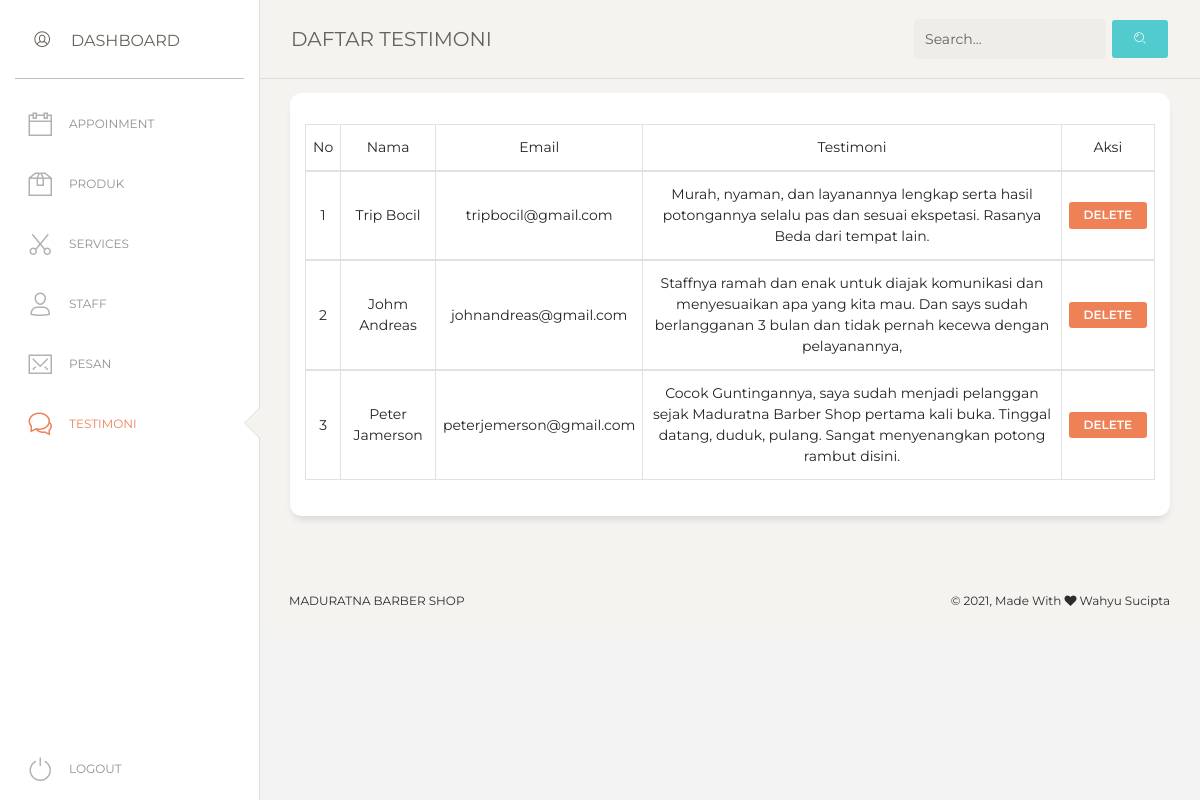
/admin/testimoni/view.php (signed in), run on the app's committed database.
### tables this page shows
CREATE TABLE `tb_testimoni` (
  `id_testi` int(11) NOT NULL,
  `nama` varchar(50) NOT NULL,
  `email` varchar(50) NOT NULL,
  `testimoni` text NOT NULL
);

### admin/testimoni/view.php (the view, shortened to what this page needs)
<?php
    require_once "../../config/conn.php";
    if(isset($_POST['search'])){
        $a = $_POST['keyword'];
        $query = mysqli_query($conn, "SELECT * FROM tb_testimoni WHERE nama LIKE '%$a%'");
    }
    else{
        $query = mysqli_query($conn, "SELECT * FROM tb_testimoni");
    }
    $total = mysqli_num_rows($query);
?>
<!DOCTYPE html>
<html lang="en">
<head>
  <link href="https://maxcdn.bootstrapcdn.com/font-awesome/latest/css/font-awesome.min.css" rel="stylesheet">
  <link href="../assets/css/bootstrap.min.css" rel="stylesheet" />
  <link href="../assets/css/paper-dashboard.css?v=2.0.1" rel="stylesheet" />
  <link href="../assets/demo/demo.css" rel="stylesheet" />
</head>
<body class="">
  <div class="wrapper ">
    <div class="sidebar" data-color="white" data-active-color="danger">
    <div class="logo">
        <a class="simple-text logo-mini">
          <div class="logo-image-small pt-1">
            <i class="nc-icon nc-circle-10"></i>
          </div>
        </a>
        <a href="" class="simple-text logo-normal">
          Dashboard
        </a>
      </div>
      <div class="sidebar-wrapper">
        <ul class="nav">
          <li>
            <a href="../app/view.php">
              <i class="nc-icon nc-calendar-60"></i>
              <p>APPOINMENT</p>
            </a>
          </li>
          <li>
            <a href="../produk/view.php">
              <i class="nc-icon nc-box-2"></i>
              <p>Produk</p>
            </a>
          </li>
          <li>
            <a href="../service/view.php">
              <i class="nc-icon nc-scissors"></i>
              <p>Services</p>
            </a>
          </li>
          <li>
            <a href="../staff/view.php">
              <i class="nc-icon nc-single-02"></i>
              <p>Staff</p>
            </a>
          </li>
          <li>
            <a href="../pesan/view.php">
              <i class="nc-icon nc-email-85"></i>
              <p>Pesan</p>
            </a>
          </li>
          <li class="active">
            <a href="view.php">
              <i class="nc-icon nc-chat-33"></i>
              <p>Testimoni</p>
            </a>
          </li>
          <li class="active-pro">
          <a href="../process/logout.php">
              <i class="nc-icon nc-button-power"></i>
              <p>Logout</p>
            </a>
          </li>
        </ul>
      </div>
    </div>
    <div class="main-panel">
      <nav class="navbar navbar-expand-lg navbar-absolute fixed-top navbar-transparent">
        <div class="container-fluid">
          <div class="navbar-wrapper">
            <a class="navbar-brand" href="">DAFTAR TESTIMONI</a>
          </div>
          <form action="" method="POST">
            <div class="collapse navbar-collapse justify-content-end" id="navigation">
                <div class="input-group no-border">
                  <input type="teext" name="keyword" class="form-control" placeholder="Search...">
                </div>
                <ul class="navbar-nav">
                  <li class="nav-item">
                    <button type="submit" name="search" class="btn btn-primary"><i class="nc-icon nc-zoom-split"></i></button>
                  </li>
                </ul>
            </div>
          </form>
        </div>
      </nav>
      <div class="content">
        <div class="row">
          <div class="col-md-12">
            <div class="card">
              <div class="card-body">
                <div class="table-responsive">
                  <table class="table">
                  <?php if($total <= 0){ ?>
                    <?php } else {?>
                    <table class="table table-hover table-bordered">
                        <thead align="center">
                            <td>No</td>
                            <td>Nama</td>
                            <td>Email</td>
                            <td>Testimoni</td>
                            <td>Aksi</td>
                        <?php
                            $i = 1;
                            foreach ($query as $sql) :
                        ?>
                        <tbody align="center">
                            <td><?= $i++; ?></td>
                            <td><?= $sql['nama'] ?></td>
                            <td><?= $sql['email'] ?></td>
                            <td><?= $sql['testimoni'] ?></td>
                            <td><a onclick="return confirm('Yakin Ingin Menghapus Data Ini ?')" href="process/delete.php?id=<?=$sql['id_testi']?>" class="btn btn-danger btn-sm">DELETE</a>
                            </td>
                        </tbody>
                        <?php endforeach; ?>
                        <?php }?>
                  </table>
                </div>
              </div>
            </div>
          </div>
        </div>
      </div>
      <footer class="footer footer-black  footer-white ">
        <div class="container-fluid">
          <div class="row">
            <nav class="footer-nav">
              <ul>
                <li><a href="" target="_blank">Maduratna Barber Shop</a></li>
              </ul>
            </nav>
            <div class="credits ml-auto">
              <span class="copyright">
                © , Made With <i class="fa fa-heart heart"></i> Wahyu Sucipta
              </span>
            </div>
          </div>
        </div>
      </footer>
    </div>
  </div>
</body>
</html>

### admin/assets/demo/demo.css (style rules this page uses)
body { background-color: #f3f3f3; }
.sidebar .logo { padding: 15px; }
@media all and (min-width: 992px) { .sidebar .nav>li.active-pro { position: absolute; width: 100%; bottom: 10px; } }

### data on the page
tb_testimoni: nama "Trip Bocil", email "tripbocil@gmail.com", testimoni "Murah, nyaman, dan layanannya lengkap serta hasil potongannya selalu pas dan sesuai ekspetasi. Rasanya Beda dari tempat lain."
tb_testimoni: nama "Johm Andreas", email "johnandreas@gmail.com", testimoni "Staffnya ramah dan enak untuk diajak komunikasi dan menyesuaikan apa yang kita mau. Dan says sudah berlangganan 3 bulan dan tidak pernah kecewa dengan pelayanannya,"
tb_testimoni: nama "Peter Jamerson", email "peterjemerson@gmail.com", testimoni "Cocok Guntingannya, saya sudah menjadi pelanggan sejak Maduratna Barber Shop pertama kali buka. Tinggal datang, duduk, pulang. Sangat menyenangkan potong rambut disini."
